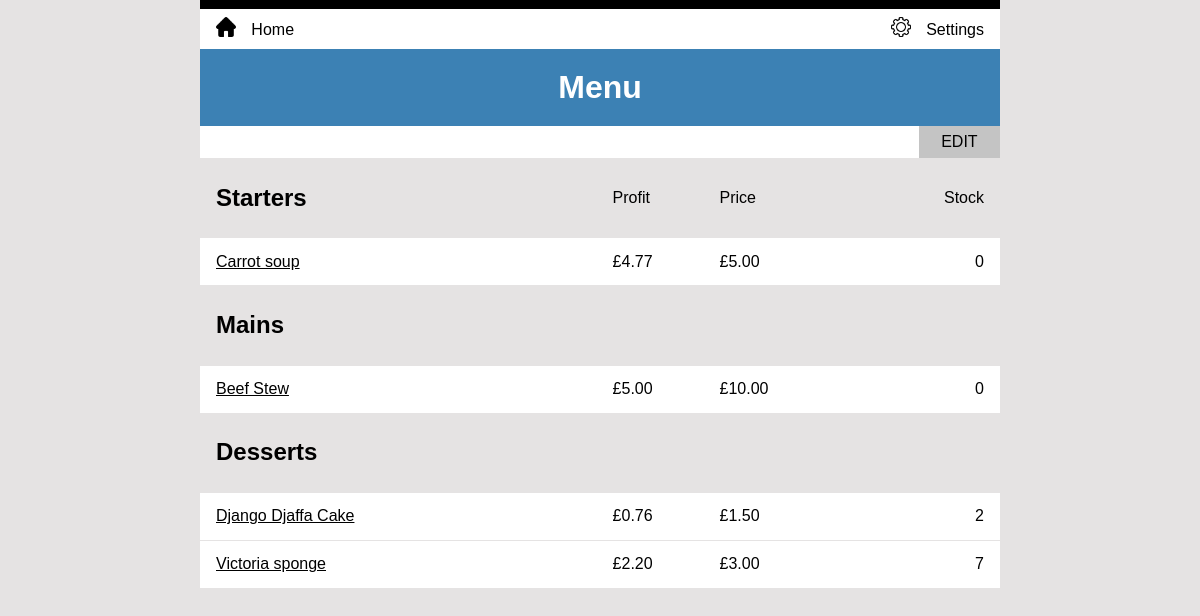
The app's page /menu/ (signed in), older data.
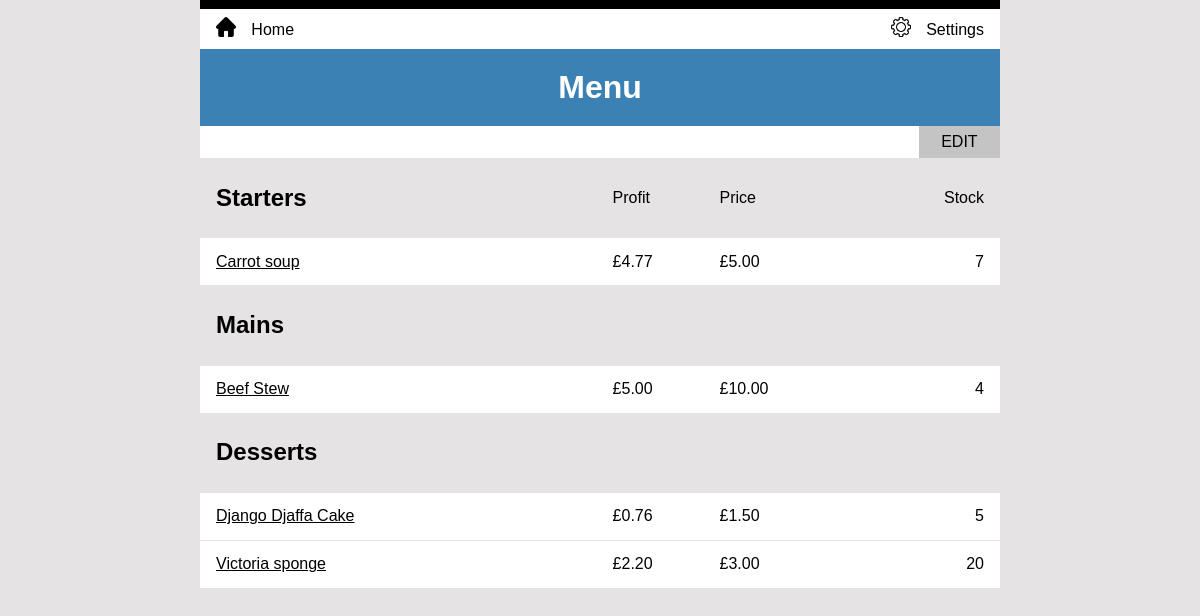
The same page, newer data.
### inventory/models.py (models this page shows, shortened)
class MenuItem(models.Model):
    class Meta:
        ordering = ['title']
    title = models.CharField(unique=True, max_length=200)
    price = models.DecimalField(max_digits=6, decimal_places=2)
    category = models.ForeignKey(Category, on_delete=models.CASCADE)
    display = models.BooleanField(default=True)
    description = models.TextField(blank=True, null=True)
    stock_item = models.BooleanField(default=True)
    def available(self):
        try:
            recipe = self.recipe_set.all()
            expression = F('ingredient__quantity') / F('quantity')
            result = math.floor(min(recipe.values_list(expression, flat=True)))
        except:
            result = 0
        return result
    def dish_cost(self):
        try:
            ingredients = self.recipe_set.all()
            total = Sum(F('ingredient__unit_price') * F('quantity'))
            result = ingredients.aggregate(total=total)['total']
        except:
            result = 0
        return result
    def dish_profit(self):
        try:
            profit = (self.price - self.dish_cost()).quantize(Decimal('0.01'))
        except:
            profit = 0
        return profit

class Category(models.Model):
    category = models.CharField(unique=True, max_length=200)

### inventory/views.py (the view)
# urls.py: path('menu/', views.MenuView.as_view(), name='menu'),
class MenuView(LoginRequiredMixin, ListView):
    model = MenuItem
    template_name = 'inventory/menu.html'
    def get_queryset(self):
        return MenuItem.objects.filter(display=True)

### inventory/templates/inventory/menu.html (shortened to what this page needs)
{% extends 'base.html' %}
{% load static %}
{% block content %}
  <h1>Menu</h1>
  {% if user.is_staff %}
    <div class="add">
      <a class="addbutton" href="{% url 'menu_edit' %}">EDIT</a>
    </div>
    <table class="menu-table">
      {% for menu_item in object_list|dictsort:'category.id' %}
        {% ifchanged %}
          <thead class="heading">
            <tr>
              <td><h2>{{ menu_item.category.category }}</h2></td>
              <td>{% if forloop.counter == 1 %}Profit{% endif %}</td>
              <td>{% if forloop.counter == 1 %}Price{% endif %}</td>
              <td>{% if forloop.counter == 1 %}Stock{% endif %}</td>
            </tr>
          </thead>
        {% endifchanged %}
        {% ifchanged %}<tbody>{% endifchanged %}
          <tr>
            <td><a href="{% url 'details' menu_item.title %}">{{ menu_item.title }}</a></td>
            <td>£{{ menu_item.dish_profit }}</td>
            <td>£{{ menu_item.price }}</td>
            <td>{{ menu_item.available }}</td>
          </tr>
        {% ifchanged %}</tbody>{% endifchanged %}
      {% endfor %}
    </table>
  {% endif %}
{% endblock %}

Row changes from the older to the newer data that the page shows:
computed for MenuItem "Carrot soup": available "0" → "7"
changed MenuItem "Beef Stew": available "0" → "4"
computed for MenuItem "Django Djaffa Cake": available "2" → "5"
computed for MenuItem "Victoria sponge": available "7" → "20"
